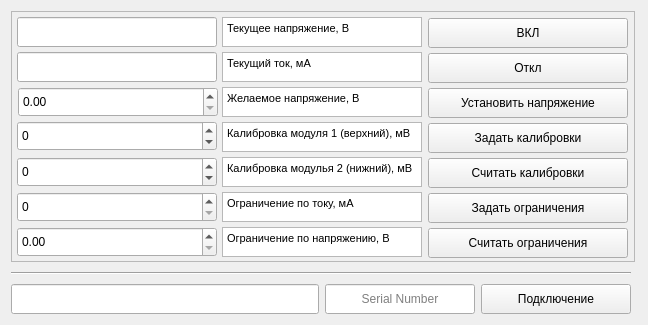
<?xml version="1.0" encoding="UTF-8"?>
<ui version="4.0">
 <class>Form</class>
 <widget class="QWidget" name="Form">
  <property name="geometry">
   <rect>
    <x>0</x>
    <y>0</y>
    <width>648</width>
    <height>325</height>
   </rect>
  </property>
  <property name="minimumSize">
   <size>
    <width>648</width>
    <height>325</height>
   </size>
  </property>
  <property name="windowTitle">
   <string>Form</string>
  </property>
  <layout class="QGridLayout" name="gridLayout">
   <item row="5" column="2">
    <widget class="Line" name="line_10">
     <property name="minimumSize">
      <size>
       <width>0</width>
       <height>10</height>
      </size>
     </property>
     <property name="orientation">
      <enum>Qt::Horizontal</enum>
     </property>
    </widget>
   </item>
   <item row="6" column="0">
    <layout class="QGridLayout" name="coreGLayout">
     <property name="sizeConstraint">
      <enum>QLayout::SetMinimumSize</enum>
     </property>
     <item row="1" column="1">
      <widget class="QLineEdit" name="moduleSerialNumberLEdit">
       <property name="enabled">
        <bool>true</bool>
       </property>
       <property name="sizePolicy">
        <sizepolicy hsizetype="Minimum" vsizetype="Fixed">
         <horstretch>0</horstretch>
         <verstretch>0</verstretch>
        </sizepolicy>
       </property>
       <property name="minimumSize">
        <size>
         <width>150</width>
         <height>30</height>
        </size>
       </property>
       <property name="maximumSize">
        <size>
         <width>2000</width>
         <height>16777215</height>
        </size>
       </property>
       <property name="text">
        <string/>
       </property>
       <property name="alignment">
        <set>Qt::AlignCenter</set>
       </property>
       <property name="placeholderText">
        <string>Serial Number</string>
       </property>
      </widget>
     </item>
     <item row="1" column="0">
      <widget class="QLineEdit" name="statusLineEdit">
       <property name="minimumSize">
        <size>
         <width>0</width>
         <height>30</height>
        </size>
       </property>
      </widget>
     </item>
     <item row="1" column="2">
      <widget class="QPushButton" name="connectionPButton">
       <property name="enabled">
        <bool>true</bool>
       </property>
       <property name="minimumSize">
        <size>
         <width>150</width>
         <height>30</height>
        </size>
       </property>
       <property name="maximumSize">
        <size>
         <width>2000</width>
         <height>30</height>
        </size>
       </property>
       <property name="text">
        <string>Подключение</string>
       </property>
       <property name="flat">
        <bool>false</bool>
       </property>
      </widget>
     </item>
    </layout>
   </item>
   <item row="5" column="0">
    <widget class="Line" name="line">
     <property name="minimumSize">
      <size>
       <width>0</width>
       <height>10</height>
      </size>
     </property>
     <property name="orientation">
      <enum>Qt::Horizontal</enum>
     </property>
    </widget>
   </item>
   <item row="0" column="0">
    <widget class="QFrame" name="userFrame">
     <property name="sizePolicy">
      <sizepolicy hsizetype="Expanding" vsizetype="Expanding">
       <horstretch>0</horstretch>
       <verstretch>0</verstretch>
      </sizepolicy>
     </property>
     <property name="minimumSize">
      <size>
       <width>624</width>
       <height>0</height>
      </size>
     </property>
     <property name="frameShape">
      <enum>QFrame::StyledPanel</enum>
     </property>
     <property name="frameShadow">
      <enum>QFrame::Raised</enum>
     </property>
     <widget class="QLineEdit" name="Current_Voltage">
      <property name="geometry">
       <rect>
        <x>6</x>
        <y>6</y>
        <width>200</width>
        <height>30</height>
       </rect>
      </property>
      <property name="minimumSize">
       <size>
        <width>200</width>
        <height>30</height>
       </size>
      </property>
      <property name="maximumSize">
       <size>
        <width>200</width>
        <height>30</height>
       </size>
      </property>
     </widget>
     <widget class="QTextEdit" name="textEdit">
      <property name="geometry">
       <rect>
        <x>211</x>
        <y>6</y>
        <width>200</width>
        <height>30</height>
       </rect>
      </property>
      <property name="minimumSize">
       <size>
        <width>200</width>
        <height>30</height>
       </size>
      </property>
      <property name="maximumSize">
       <size>
        <width>200</width>
        <height>30</height>
       </size>
      </property>
      <property name="html">
       <string>&lt;!DOCTYPE HTML PUBLIC &quot;-//W3C//DTD HTML 4.0//EN&quot; &quot;http://www.w3.org/TR/REC-html40/strict.dtd&quot;&gt;
&lt;html&gt;&lt;head&gt;&lt;meta name=&quot;qrichtext&quot; content=&quot;1&quot; /&gt;&lt;style type=&quot;text/css&quot;&gt;
p, li { white-space: pre-wrap; }
&lt;/style&gt;&lt;/head&gt;&lt;body style=&quot; font-family:'MS Shell Dlg 2'; font-size:8.25pt; font-weight:400; font-style:normal;&quot;&gt;
&lt;p style=&quot; margin-top:0px; margin-bottom:0px; margin-left:0px; margin-right:0px; -qt-block-indent:0; text-indent:0px;&quot;&gt;Текущее напряжение, В&lt;/p&gt;&lt;/body&gt;&lt;/html&gt;</string>
      </property>
     </widget>
     <widget class="QLineEdit" name="Current_Current">
      <property name="geometry">
       <rect>
        <x>6</x>
        <y>41</y>
        <width>200</width>
        <height>30</height>
       </rect>
      </property>
      <property name="minimumSize">
       <size>
        <width>200</width>
        <height>30</height>
       </size>
      </property>
      <property name="maximumSize">
       <size>
        <width>200</width>
        <height>30</height>
       </size>
      </property>
     </widget>
     <widget class="QTextEdit" name="textEdit_2">
      <property name="geometry">
       <rect>
        <x>211</x>
        <y>41</y>
        <width>200</width>
        <height>30</height>
       </rect>
      </property>
      <property name="minimumSize">
       <size>
        <width>200</width>
        <height>30</height>
       </size>
      </property>
      <property name="maximumSize">
       <size>
        <width>200</width>
        <height>30</height>
       </size>
      </property>
      <property name="html">
       <string>&lt;!DOCTYPE HTML PUBLIC &quot;-//W3C//DTD HTML 4.0//EN&quot; &quot;http://www.w3.org/TR/REC-html40/strict.dtd&quot;&gt;
&lt;html&gt;&lt;head&gt;&lt;meta name=&quot;qrichtext&quot; content=&quot;1&quot; /&gt;&lt;style type=&quot;text/css&quot;&gt;
p, li { white-space: pre-wrap; }
&lt;/style&gt;&lt;/head&gt;&lt;body style=&quot; font-family:'MS Shell Dlg 2'; font-size:8.25pt; font-weight:400; font-style:normal;&quot;&gt;
&lt;p style=&quot; margin-top:0px; margin-bottom:0px; margin-left:0px; margin-right:0px; -qt-block-indent:0; text-indent:0px;&quot;&gt;Текущий ток, мА&lt;/p&gt;&lt;/body&gt;&lt;/html&gt;</string>
      </property>
     </widget>
     <widget class="QTextEdit" name="textEdit_3">
      <property name="geometry">
       <rect>
        <x>211</x>
        <y>111</y>
        <width>200</width>
        <height>30</height>
       </rect>
      </property>
      <property name="minimumSize">
       <size>
        <width>200</width>
        <height>30</height>
       </size>
      </property>
      <property name="maximumSize">
       <size>
        <width>200</width>
        <height>30</height>
       </size>
      </property>
      <property name="html">
       <string>&lt;!DOCTYPE HTML PUBLIC &quot;-//W3C//DTD HTML 4.0//EN&quot; &quot;http://www.w3.org/TR/REC-html40/strict.dtd&quot;&gt;
&lt;html&gt;&lt;head&gt;&lt;meta name=&quot;qrichtext&quot; content=&quot;1&quot; /&gt;&lt;style type=&quot;text/css&quot;&gt;
p, li { white-space: pre-wrap; }
&lt;/style&gt;&lt;/head&gt;&lt;body style=&quot; font-family:'MS Shell Dlg 2'; font-size:8.25pt; font-weight:400; font-style:normal;&quot;&gt;
&lt;p style=&quot; margin-top:0px; margin-bottom:0px; margin-left:0px; margin-right:0px; -qt-block-indent:0; text-indent:0px;&quot;&gt;Калибровка модуля 1 (верхний), мВ&lt;/p&gt;&lt;/body&gt;&lt;/html&gt;</string>
      </property>
     </widget>
     <widget class="QTextEdit" name="textEdit_4">
      <property name="geometry">
       <rect>
        <x>211</x>
        <y>146</y>
        <width>200</width>
        <height>30</height>
       </rect>
      </property>
      <property name="minimumSize">
       <size>
        <width>200</width>
        <height>30</height>
       </size>
      </property>
      <property name="maximumSize">
       <size>
        <width>200</width>
        <height>30</height>
       </size>
      </property>
      <property name="html">
       <string>&lt;!DOCTYPE HTML PUBLIC &quot;-//W3C//DTD HTML 4.0//EN&quot; &quot;http://www.w3.org/TR/REC-html40/strict.dtd&quot;&gt;
&lt;html&gt;&lt;head&gt;&lt;meta name=&quot;qrichtext&quot; content=&quot;1&quot; /&gt;&lt;style type=&quot;text/css&quot;&gt;
p, li { white-space: pre-wrap; }
&lt;/style&gt;&lt;/head&gt;&lt;body style=&quot; font-family:'MS Shell Dlg 2'; font-size:8.25pt; font-weight:400; font-style:normal;&quot;&gt;
&lt;p style=&quot; margin-top:0px; margin-bottom:0px; margin-left:0px; margin-right:0px; -qt-block-indent:0; text-indent:0px;&quot;&gt;Калибровка модулья 2 (нижний), мВ&lt;/p&gt;&lt;/body&gt;&lt;/html&gt;</string>
      </property>
     </widget>
     <widget class="QTextEdit" name="textEdit_5">
      <property name="geometry">
       <rect>
        <x>211</x>
        <y>181</y>
        <width>200</width>
        <height>30</height>
       </rect>
      </property>
      <property name="minimumSize">
       <size>
        <width>200</width>
        <height>30</height>
       </size>
      </property>
      <property name="maximumSize">
       <size>
        <width>200</width>
        <height>30</height>
       </size>
      </property>
      <property name="html">
       <string>&lt;!DOCTYPE HTML PUBLIC &quot;-//W3C//DTD HTML 4.0//EN&quot; &quot;http://www.w3.org/TR/REC-html40/strict.dtd&quot;&gt;
&lt;html&gt;&lt;head&gt;&lt;meta name=&quot;qrichtext&quot; content=&quot;1&quot; /&gt;&lt;style type=&quot;text/css&quot;&gt;
p, li { white-space: pre-wrap; }
&lt;/style&gt;&lt;/head&gt;&lt;body style=&quot; font-family:'MS Shell Dlg 2'; font-size:8.25pt; font-weight:400; font-style:normal;&quot;&gt;
&lt;p style=&quot; margin-top:0px; margin-bottom:0px; margin-left:0px; margin-right:0px; -qt-block-indent:0; text-indent:0px;&quot;&gt;Ограничение по току, мА&lt;/p&gt;&lt;/body&gt;&lt;/html&gt;</string>
      </property>
     </widget>
     <widget class="QTextEdit" name="textEdit_6">
      <property name="geometry">
       <rect>
        <x>211</x>
        <y>216</y>
        <width>200</width>
        <height>30</height>
       </rect>
      </property>
      <property name="minimumSize">
       <size>
        <width>200</width>
        <height>30</height>
       </size>
      </property>
      <property name="maximumSize">
       <size>
        <width>200</width>
        <height>30</height>
       </size>
      </property>
      <property name="html">
       <string>&lt;!DOCTYPE HTML PUBLIC &quot;-//W3C//DTD HTML 4.0//EN&quot; &quot;http://www.w3.org/TR/REC-html40/strict.dtd&quot;&gt;
&lt;html&gt;&lt;head&gt;&lt;meta name=&quot;qrichtext&quot; content=&quot;1&quot; /&gt;&lt;style type=&quot;text/css&quot;&gt;
p, li { white-space: pre-wrap; }
&lt;/style&gt;&lt;/head&gt;&lt;body style=&quot; font-family:'MS Shell Dlg 2'; font-size:8.25pt; font-weight:400; font-style:normal;&quot;&gt;
&lt;p style=&quot; margin-top:0px; margin-bottom:0px; margin-left:0px; margin-right:0px; -qt-block-indent:0; text-indent:0px;&quot;&gt;Ограничение по напряжению, В&lt;/p&gt;&lt;/body&gt;&lt;/html&gt;</string>
      </property>
     </widget>
     <widget class="QTextEdit" name="textEdit_7">
      <property name="geometry">
       <rect>
        <x>211</x>
        <y>76</y>
        <width>200</width>
        <height>30</height>
       </rect>
      </property>
      <property name="minimumSize">
       <size>
        <width>200</width>
        <height>30</height>
       </size>
      </property>
      <property name="maximumSize">
       <size>
        <width>200</width>
        <height>30</height>
       </size>
      </property>
      <property name="html">
       <string>&lt;!DOCTYPE HTML PUBLIC &quot;-//W3C//DTD HTML 4.0//EN&quot; &quot;http://www.w3.org/TR/REC-html40/strict.dtd&quot;&gt;
&lt;html&gt;&lt;head&gt;&lt;meta name=&quot;qrichtext&quot; content=&quot;1&quot; /&gt;&lt;style type=&quot;text/css&quot;&gt;
p, li { white-space: pre-wrap; }
&lt;/style&gt;&lt;/head&gt;&lt;body style=&quot; font-family:'MS Shell Dlg 2'; font-size:8.25pt; font-weight:400; font-style:normal;&quot;&gt;
&lt;p style=&quot; margin-top:0px; margin-bottom:0px; margin-left:0px; margin-right:0px; -qt-block-indent:0; text-indent:0px;&quot;&gt;Желаемое напряжение, В&lt;/p&gt;&lt;/body&gt;&lt;/html&gt;</string>
      </property>
     </widget>
     <widget class="QPushButton" name="Power_On_Button">
      <property name="geometry">
       <rect>
        <x>417</x>
        <y>7</y>
        <width>200</width>
        <height>30</height>
       </rect>
      </property>
      <property name="sizePolicy">
       <sizepolicy hsizetype="Minimum" vsizetype="Fixed">
        <horstretch>0</horstretch>
        <verstretch>0</verstretch>
       </sizepolicy>
      </property>
      <property name="minimumSize">
       <size>
        <width>200</width>
        <height>30</height>
       </size>
      </property>
      <property name="maximumSize">
       <size>
        <width>200</width>
        <height>30</height>
       </size>
      </property>
      <property name="text">
       <string>ВКЛ</string>
      </property>
     </widget>
     <widget class="QPushButton" name="Power_Off_Button">
      <property name="geometry">
       <rect>
        <x>417</x>
        <y>42</y>
        <width>200</width>
        <height>30</height>
       </rect>
      </property>
      <property name="minimumSize">
       <size>
        <width>200</width>
        <height>30</height>
       </size>
      </property>
      <property name="maximumSize">
       <size>
        <width>200</width>
        <height>30</height>
       </size>
      </property>
      <property name="text">
       <string>Откл</string>
      </property>
     </widget>
     <widget class="QPushButton" name="Set_Calibration_Button">
      <property name="geometry">
       <rect>
        <x>417</x>
        <y>112</y>
        <width>200</width>
        <height>30</height>
       </rect>
      </property>
      <property name="minimumSize">
       <size>
        <width>200</width>
        <height>30</height>
       </size>
      </property>
      <property name="maximumSize">
       <size>
        <width>200</width>
        <height>30</height>
       </size>
      </property>
      <property name="text">
       <string>Задать калибровки</string>
      </property>
     </widget>
     <widget class="QPushButton" name="Get_Constrain_Button">
      <property name="geometry">
       <rect>
        <x>417</x>
        <y>217</y>
        <width>200</width>
        <height>30</height>
       </rect>
      </property>
      <property name="minimumSize">
       <size>
        <width>200</width>
        <height>30</height>
       </size>
      </property>
      <property name="maximumSize">
       <size>
        <width>200</width>
        <height>30</height>
       </size>
      </property>
      <property name="text">
       <string>Считать ограничения</string>
      </property>
     </widget>
     <widget class="QPushButton" name="Get_Calibration_Button">
      <property name="geometry">
       <rect>
        <x>417</x>
        <y>147</y>
        <width>200</width>
        <height>30</height>
       </rect>
      </property>
      <property name="minimumSize">
       <size>
        <width>200</width>
        <height>30</height>
       </size>
      </property>
      <property name="maximumSize">
       <size>
        <width>200</width>
        <height>30</height>
       </size>
      </property>
      <property name="text">
       <string>Считать калибровки</string>
      </property>
     </widget>
     <widget class="QPushButton" name="Set_Constrain_Button">
      <property name="geometry">
       <rect>
        <x>417</x>
        <y>182</y>
        <width>200</width>
        <height>30</height>
       </rect>
      </property>
      <property name="minimumSize">
       <size>
        <width>200</width>
        <height>30</height>
       </size>
      </property>
      <property name="maximumSize">
       <size>
        <width>200</width>
        <height>30</height>
       </size>
      </property>
      <property name="text">
       <string>Задать ограничения</string>
      </property>
     </widget>
     <widget class="QPushButton" name="Set_Voltage_Button">
      <property name="geometry">
       <rect>
        <x>417</x>
        <y>77</y>
        <width>200</width>
        <height>30</height>
       </rect>
      </property>
      <property name="minimumSize">
       <size>
        <width>200</width>
        <height>30</height>
       </size>
      </property>
      <property name="maximumSize">
       <size>
        <width>200</width>
        <height>30</height>
       </size>
      </property>
      <property name="text">
       <string>Установить напряжение</string>
      </property>
     </widget>
     <widget class="QSpinBox" name="Calibration_1">
      <property name="geometry">
       <rect>
        <x>6</x>
        <y>110</y>
        <width>200</width>
        <height>30</height>
       </rect>
      </property>
      <property name="minimumSize">
       <size>
        <width>200</width>
        <height>30</height>
       </size>
      </property>
      <property name="maximumSize">
       <size>
        <width>200</width>
        <height>30</height>
       </size>
      </property>
      <property name="minimum">
       <number>-2000</number>
      </property>
      <property name="maximum">
       <number>2000</number>
      </property>
     </widget>
     <widget class="QSpinBox" name="Calibration_2">
      <property name="geometry">
       <rect>
        <x>6</x>
        <y>146</y>
        <width>200</width>
        <height>30</height>
       </rect>
      </property>
      <property name="minimumSize">
       <size>
        <width>200</width>
        <height>30</height>
       </size>
      </property>
      <property name="maximumSize">
       <size>
        <width>200</width>
        <height>30</height>
       </size>
      </property>
      <property name="minimum">
       <number>-2000</number>
      </property>
      <property name="maximum">
       <number>2000</number>
      </property>
     </widget>
     <widget class="QSpinBox" name="Current_Constrain">
      <property name="geometry">
       <rect>
        <x>6</x>
        <y>181</y>
        <width>200</width>
        <height>30</height>
       </rect>
      </property>
      <property name="minimumSize">
       <size>
        <width>200</width>
        <height>30</height>
       </size>
      </property>
      <property name="maximumSize">
       <size>
        <width>200</width>
        <height>30</height>
       </size>
      </property>
      <property name="maximum">
       <number>2500</number>
      </property>
      <property name="singleStep">
       <number>100</number>
      </property>
     </widget>
     <widget class="QDoubleSpinBox" name="Desired_Voltage">
      <property name="geometry">
       <rect>
        <x>7</x>
        <y>76</y>
        <width>200</width>
        <height>30</height>
       </rect>
      </property>
      <property name="minimumSize">
       <size>
        <width>200</width>
        <height>30</height>
       </size>
      </property>
      <property name="maximumSize">
       <size>
        <width>200</width>
        <height>30</height>
       </size>
      </property>
     </widget>
     <widget class="QDoubleSpinBox" name="Voltage_Constrain">
      <property name="geometry">
       <rect>
        <x>6</x>
        <y>216</y>
        <width>200</width>
        <height>30</height>
       </rect>
      </property>
      <property name="sizePolicy">
       <sizepolicy hsizetype="Minimum" vsizetype="Fixed">
        <horstretch>200</horstretch>
        <verstretch>30</verstretch>
       </sizepolicy>
      </property>
      <property name="minimumSize">
       <size>
        <width>200</width>
        <height>30</height>
       </size>
      </property>
      <property name="maximumSize">
       <size>
        <width>200</width>
        <height>30</height>
       </size>
      </property>
     </widget>
    </widget>
   </item>
  </layout>
 </widget>
 <resources/>
 <connections/>
</ui>
